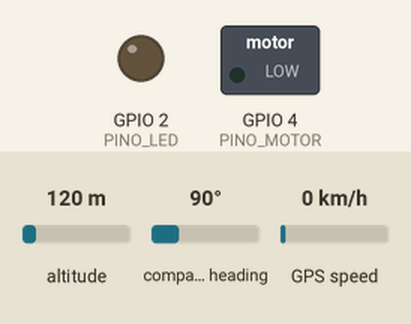
Simulated run of this sketch. Board: ESP32. Shown: switched loads named in the sketch (green lamp = pin HIGH), output pins drawn as LEDs (lit = HIGH). Inputs (shaded band) come from the test bench; at power-on: altitude 120 m, compass heading 90°, GPS speed 0 km/h. WiFi joins after 1.5 s; servers stay silent unless stated; the GPS gets a fix after 3 s at 37.7749, -122.4194 with 8 satellites; what the sketch prints to the serial monitor is not drawn.

Above: at 1.55 s.
Timing chart, 0 to 6.8 s (numbered marks = the images above):
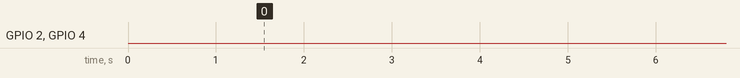

The sketch:

aurelia-geofence.ino
```cpp
// Cola no Arduino e IDE (NÃO ESQUECE DE POR O WIFI E A SENHA AQUI E O IP DO MONITOR SERIAL NO CÓDIGO DO APLICATIVO)

#include <WiFi.h>
#include <WebServer.h>
#include <TinyGPS++.h>
#include <math.h>

#define RXD2 16
#define TXD2 17
#define PINO_LED 2
#define PINO_MOTOR 4

WebServer server(80);
TinyGPSPlus gps;

// --- Centro e raio do geofence (definidos pelo cuidador no app) ---
double latCentro = -22.936069;
double lonCentro = -47.088264;
double raioPerimetro = 5.0; // metros — recomendação: manter >= 10m devido ao ruído do GPS

// --- Intervalos de checagem (economia de bateria) ---
// const unsigned long intervaloDentro = 5UL * 60UL * 1000UL; // 5 minutos (produção)
// const unsigned long intervaloFora   = 1UL * 60UL * 1000UL; // 1 minuto (produção)
const unsigned long intervaloDentro = 15UL * 1000UL; // 15 segundos (TESTE)
const unsigned long intervaloFora   = 5UL * 1000UL;  // 5 segundos (TESTE)
unsigned long tempoAnterior = 0;

// --- Debounce de estado ---
int contadorDentro = 0;
int contadorFora = 0;
const int limiteDebounce = 2; // leituras seguidas pra confirmar mudança de estado
bool estaFora = false;

// --- Vibração/LED pulsados (não contínuos) enquanto fora ---
unsigned long ultimoPulso = 0;
const unsigned long intervaloPulso = 2000; // pulsa a cada 2s
const unsigned long duracaoPulso = 300;    // 300ms ligado
bool pulsoAtivo = false;

// --- Média móvel das leituras de GPS (suaviza ruído do sensor) ---
const int tamanhoJanela = 5;
double bufferLat[tamanhoJanela];
double bufferLon[tamanhoJanela];
int indiceBuffer = 0;
int leiturasValidas = 0; // conta quantas posições do buffer já foram preenchidas

// Valores expostos pro endpoint /status (últimos calculados)
double latAtual = 0;
double lonAtual = 0;
double distanciaAtual = 0;
int satelitesAtual = 0;

// Fórmula de Haversine: distância em metros entre dois pontos lat/lon
double calcularDistancia(double lat1, double lon1, double lat2, double lon2) {
  const double R = 6371000.0; // raio da Terra em metros
  double dLat = radians(lat2 - lat1);
  double dLon = radians(lon2 - lon1);
  double a = sin(dLat / 2) * sin(dLat / 2) +
             cos(radians(lat1)) * cos(radians(lat2)) *
             sin(dLon / 2) * sin(dLon / 2);
  double c = 2 * atan2(sqrt(a), sqrt(1 - a));
  return R * c;
}

// Adiciona a leitura atual ao buffer circular e retorna a média das leituras disponíveis
void calcularMedia(double latNova, double lonNova, double &latMedia, double &lonMedia) {
  bufferLat[indiceBuffer] = latNova;
  bufferLon[indiceBuffer] = lonNova;
  indiceBuffer = (indiceBuffer + 1) % tamanhoJanela;
  if (leiturasValidas < tamanhoJanela) leiturasValidas++;

  double somaLat = 0, somaLon = 0;
  for (int i = 0; i < leiturasValidas; i++) {
    somaLat += bufferLat[i];
    somaLon += bufferLon[i];
  }
  latMedia = somaLat / leiturasValidas;
  lonMedia = somaLon / leiturasValidas;
}

void enviarAlarme(double lat, double lon) {
  // TODO: enviar HTTP POST pro backend/app do cuidador com lat/lon e status "fora do perímetro"
  Serial.println("[ALARME] Idoso fora do perímetro! Notificando cuidador...");
  Serial.print("  Lat: "); Serial.print(lat, 6);
  Serial.print(" | Lon: "); Serial.println(lon, 6);
}

void avisarRetorno() {
  // TODO: enviar HTTP POST pro backend/app do cuidador avisando que voltou pro perímetro
  Serial.println("[INFO] Idoso voltou para dentro do perímetro.");
}

void gerenciarPulso() {
  if (!estaFora) {
    digitalWrite(PINO_LED, LOW);
    digitalWrite(PINO_MOTOR, LOW);
    return;
  }

  unsigned long agora = millis();
  if (!pulsoAtivo && (agora - ultimoPulso >= intervaloPulso)) {
    digitalWrite(PINO_LED, HIGH);
    digitalWrite(PINO_MOTOR, HIGH);
    pulsoAtivo = true;
    ultimoPulso = agora;
  } else if (pulsoAtivo && (agora - ultimoPulso >= duracaoPulso)) {
    digitalWrite(PINO_LED, LOW);
    digitalWrite(PINO_MOTOR, LOW);
    pulsoAtivo = false;
    ultimoPulso = agora;
  }
}

// --- HTTP: recebe a área segura definida pelo cuidador no app ---
void handleGeofence() {
  if (server.hasArg("plain")) {
    String body = server.arg("plain");

    int latIdx = body.indexOf("\"latitude\":");
    int lonIdx = body.indexOf("\"longitude\":");
    int raioIdx = body.indexOf("\"raio\":");

    if (latIdx != -1 && lonIdx != -1 && raioIdx != -1) {
      latCentro = body.substring(latIdx + 11, body.indexOf(',', latIdx)).toDouble();
      lonCentro = body.substring(lonIdx + 12, body.indexOf(',', lonIdx)).toDouble();
      raioPerimetro = body.substring(raioIdx + 7, body.indexOf('}', raioIdx)).toDouble();

      Serial.println("\n[HTTP] Nova área segura recebida do App!");
      Serial.printf("  Nova Lat Centro: %.6f\n", latCentro);
      Serial.printf("  Nova Lon Centro: %.6f\n", lonCentro);
      Serial.printf("  Novo Raio: %.2f m\n\n", raioPerimetro);

      // Zera debounce e buffer de média ao trocar a área segura,
      // pra não misturar leituras/contagens da área antiga com a nova
      contadorDentro = 0;
      contadorFora = 0;
      leiturasValidas = 0;
      indiceBuffer = 0;

      server.send(200, "application/json", "{\"status\":\"ok\"}");
      return;
    }
  }
  server.send(400, "application/json", "{\"error\":\"Payload inválido\"}");
}

// --- HTTP: status atual pro app do cuidador consultar (polling) ---
void handleStatus() {
  String json = "{";
  json += "\"latitude\":" + String(latAtual, 6) + ",";
  json += "\"longitude\":" + String(lonAtual, 6) + ",";
  json += "\"distancia\":" + String(distanciaAtual, 2) + ",";
  json += "\"satelites\":" + String(satelitesAtual) + ",";
  json += "\"foraDoPerimetro\":" + String(estaFora ? "true" : "false");
  json += "}";

  server.sendHeader("Access-Control-Allow-Origin", "*");
  server.send(200, "application/json", json);
}

void setup() {
  Serial.begin(115200);
  Serial2.begin(9600, SERIAL_8N1, RXD2, TXD2);

  pinMode(PINO_LED, OUTPUT);
  pinMode(PINO_MOTOR, OUTPUT);

  // TODO: trocar por variável de ambiente / arquivo separado no .gitignore antes de commitar
  WiFi.begin("SEU_WIFI", "SUA_SENHA");
  Serial.print("Conectando ao Wi-Fi");
  while (WiFi.status() != WL_CONNECTED) {
    delay(500);
    Serial.print(".");
  }

  Serial.println("\n=========================================");
  Serial.print(">>> IP DO ESP32: ");
  Serial.println(WiFi.localIP());
  Serial.println("--- Aurélia SEEI: Geofence ---");
  Serial.println("=========================================");

  server.on("/geofence", HTTP_POST, handleGeofence);
  server.on("/status", HTTP_GET, handleStatus);
  server.begin();
}

void loop() {
  server.handleClient();

  // Leitura contínua do GPS em segundo plano
  while (Serial2.available() > 0) {
    gps.encode(Serial2.read());
  }

  // Pulso de vibração/LED roda independente do intervalo de checagem
  gerenciarPulso();

  unsigned long intervaloAtual = estaFora ? intervaloFora : intervaloDentro;

  if (millis() - tempoAnterior >= intervaloAtual) {
    tempoAnterior = millis();

    if (!gps.location.isValid() || gps.location.age() > 2000) {
      Serial.printf(
        "GPS buscando sinal dos satélites... (válido: %s | satélites: %d | idade da leitura: %lu ms)\n",
        gps.location.isValid() ? "sim" : "não",
        gps.satellites.value(),
        gps.location.age()
      );
      return;
    }

    satelitesAtual = gps.satellites.value();

    double latBruta = gps.location.lat();
    double lonBruta = gps.location.lng();

    calcularMedia(latBruta, lonBruta, latAtual, lonAtual);

    // Aquecimento: só avalia geofence depois do buffer de média encher
    if (leiturasValidas < tamanhoJanela) {
      Serial.printf("[Calibrando média... %d/%d] Satélites: %d\n", leiturasValidas, tamanhoJanela, satelitesAtual);
      return;
    }

    distanciaAtual = calcularDistancia(latCentro, lonCentro, latAtual, lonAtual);

    Serial.println("\n=========================================");
    Serial.print("Lat bruta: "); Serial.print(latBruta, 6);
    Serial.print(" | Lon bruta: "); Serial.println(lonBruta, 6);
    Serial.print("Lat média: "); Serial.print(latAtual, 6);
    Serial.print(" | Lon média: "); Serial.println(lonAtual, 6);
    Serial.print("Satélites: "); Serial.println(satelitesAtual);
    Serial.print("Distância do centro (média): "); Serial.print(distanciaAtual, 2); Serial.println(" m");

    // Debounce: só confirma mudança de estado após leituras consecutivas
    if (distanciaAtual > raioPerimetro) {
      contadorFora++;
      contadorDentro = 0;
    } else {
      contadorDentro++;
      contadorFora = 0;
    }

    if (contadorFora >= limiteDebounce && !estaFora) {
      estaFora = true;
      enviarAlarme(latAtual, lonAtual);
    } else if (contadorDentro >= limiteDebounce && estaFora) {
      estaFora = false;
      avisarRetorno();
    } else if (estaFora) {
      // já confirmado fora, continua mandando alarme com localização atualizada
      enviarAlarme(latAtual, lonAtual);
    }

    Serial.print("Status: ");
    Serial.println(estaFora ? "FORA DO PERÍMETRO" : "Dentro do perímetro");
    Serial.println("=========================================");
  }
}
```

Measured:
- by itself, GPIO 2 (PINO_LED), GPIO 4 (PINO_MOTOR): LOW → HIGH at 90.0 s, → LOW 0.30 s later, → HIGH 2.0 s later, → LOW 0.30 s later, … (36 changes in this stretch)
